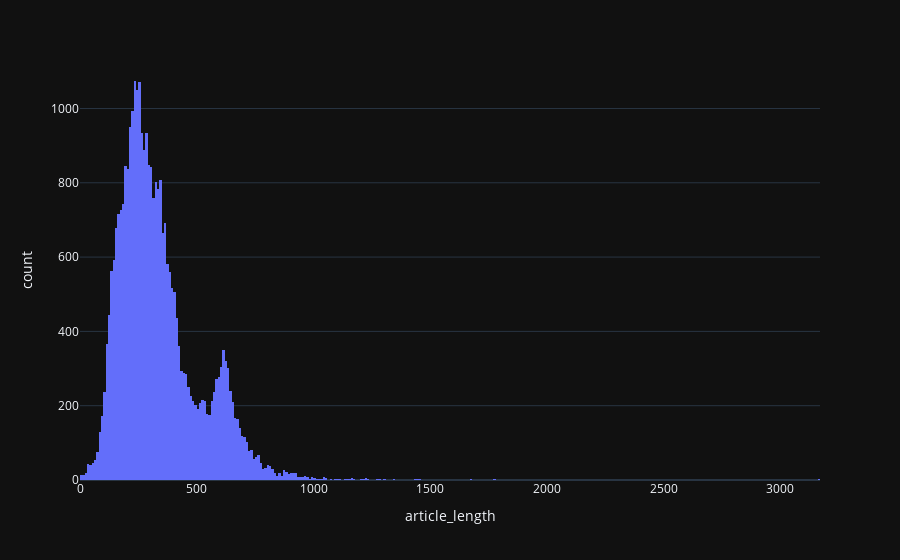

The cell this chart's notebook holds for it:
### Code cell
fig = px.histogram(data, x = 'article_length')
fig.show()

### Figure 1 — Plotly figure (JSON) as saved in the notebook; plotly's stock layout.template omitted (floating-point values rounded to 4 significant figures; data arrays with more than 128 entries replaced by an {"elided": "..."} marker saying what was removed)
{"data": [{"alignmentgroup": "True", "bingroup": "x", "hovertemplate": "article_length=%{x}<br>count=%{y}<extra></extra>", "legendgroup": "", "marker": {"color": "#636efa", "pattern": {"shape": ""}}, "name": "", "offsetgroup": "", "orientation": "v", "showlegend": false, "x": {"elided": "31775 int values"}, "xaxis": "x", "yaxis": "y", "type": "histogram"}], "layout": {"xaxis": {"anchor": "y", "domain": [0.0, 1.0], "title": {"text": "article_length"}}, "yaxis": {"anchor": "x", "domain": [0.0, 1.0], "title": {"text": "count"}}, "legend": {"tracegroupgap": 0}, "margin": {"t": 60}, "barmode": "relative"}}
